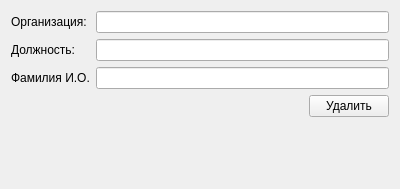
<?xml version="1.0" encoding="UTF-8"?>
<ui version="4.0">
 <class>ExternalRepresentativeWidget</class>
 <widget class="QWidget" name="ExternalRepresentativeWidget">
  <property name="geometry">
   <rect>
    <x>0</x>
    <y>0</y>
    <width>400</width>
    <height>189</height>
   </rect>
  </property>
  <property name="windowTitle">
   <string>ExternalRepresentativeWidget</string>
  </property>
  <layout class="QVBoxLayout" name="verticalLayout">
   <item>
    <layout class="QFormLayout" name="formLayout">
     <item row="0" column="0">
      <widget class="QLabel" name="label">
       <property name="text">
        <string>Организация:</string>
       </property>
      </widget>
     </item>
     <item row="0" column="1">
      <widget class="QLineEdit" name="organizationLineEdit"/>
     </item>
     <item row="1" column="0">
      <widget class="QLabel" name="label_2">
       <property name="text">
        <string>Должность:</string>
       </property>
      </widget>
     </item>
     <item row="1" column="1">
      <widget class="QLineEdit" name="positionLineEdit"/>
     </item>
     <item row="2" column="0">
      <widget class="QLabel" name="label_3">
       <property name="text">
        <string>Фамилия И.О.</string>
       </property>
      </widget>
     </item>
     <item row="2" column="1">
      <widget class="QLineEdit" name="nameLineEdit"/>
     </item>
    </layout>
   </item>
   <item>
    <layout class="QHBoxLayout" name="deleteButtonLayout">
     <item>
      <spacer name="horizontalSpacer">
       <property name="orientation">
        <enum>Qt::Orientation::Horizontal</enum>
       </property>
       <property name="sizeHint" stdset="0">
        <size>
         <width>292</width>
         <height>20</height>
        </size>
       </property>
      </spacer>
     </item>
     <item>
      <widget class="QPushButton" name="removeButton">
       <property name="text">
        <string>Удалить</string>
       </property>
      </widget>
     </item>
    </layout>
   </item>
   <item>
    <spacer name="verticalSpacer">
     <property name="orientation">
      <enum>Qt::Orientation::Vertical</enum>
     </property>
     <property name="sizeHint" stdset="0">
      <size>
       <width>20</width>
       <height>40</height>
      </size>
     </property>
    </spacer>
   </item>
  </layout>
 </widget>
 <tabstops>
  <tabstop>organizationLineEdit</tabstop>
  <tabstop>positionLineEdit</tabstop>
  <tabstop>nameLineEdit</tabstop>
 </tabstops>
 <resources/>
 <connections/>
</ui>
